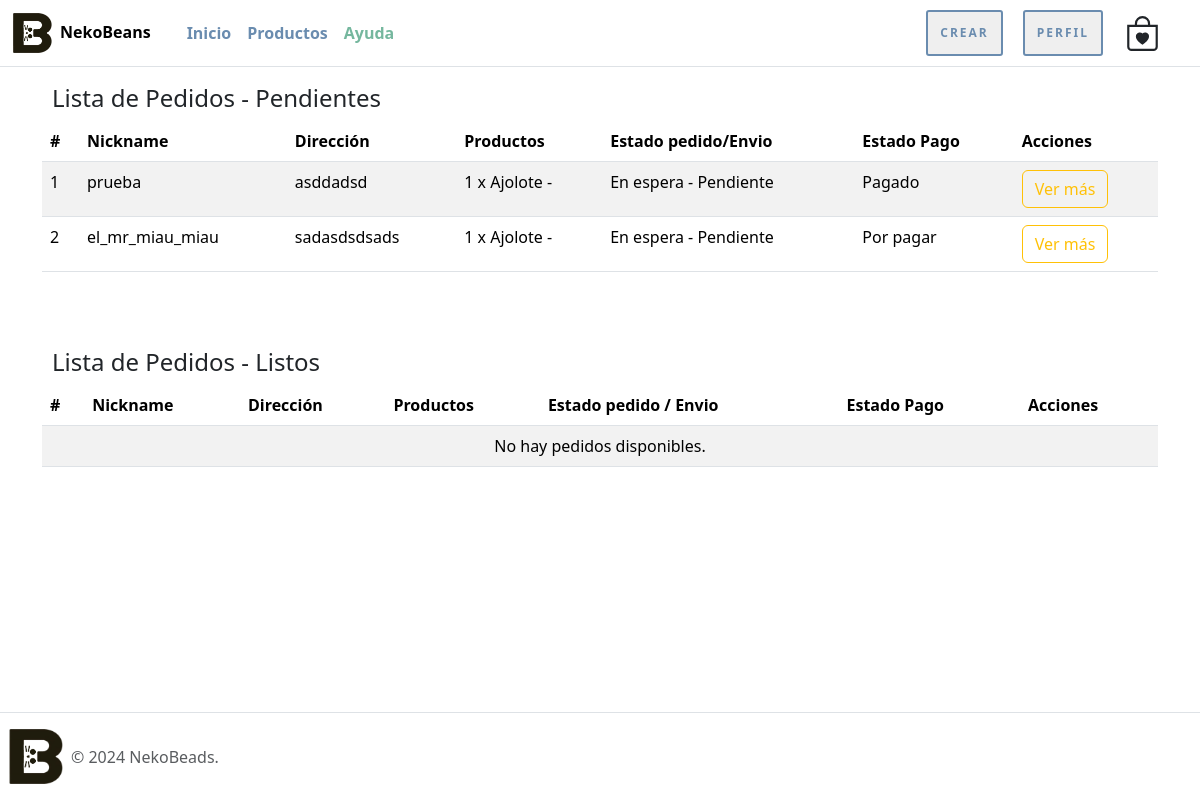
The page /pedidos/ (signed in) on the database its author committed.
### nekoBeansWeb/models.py (models this page shows, shortened)
class envio(models.Model):
    nickname = models.CharField(max_length=100)
    nombre = models.CharField(max_length=100)
    apellido_paterno = models.CharField(max_length=100)
    apellido_materno = models.CharField(max_length=100)
    telefono = models.CharField(max_length=20)
    email = models.EmailField()
    direccion = models.TextField()
    productos = models.TextField(default='No hay productos')  # Valor por defecto
    estado_pedido = models.IntegerField(choices=estado_pedido, default=1)
    forma_pago = models.IntegerField(choices=forma_pago, default=1)
    estado_pago = models.IntegerField(choices=estado_pago, default=1)
    entrega = models.IntegerField(choices=entrega, default=1)

### nekoBeansWeb/views.py (the view)
# urls.py: path('pedidos/', lista_pedidos, name='lista_pedidos'),
@permission_required('nekoBeansWeb.view_envio')
def lista_pedidos(request):
    pedidos_pendientes = envio.objects.exclude(estado_pedido=3, entrega=2)  # Filtra pedidos pendientes (estado < 3 y entrega 1)
    pedidos_listos = envio.objects.filter(estado_pedido=3, entrega=2)  # Filtra pedidos listos (estado 3 y entrega 2)
    context = {
        'pedidos_pendientes': pedidos_pendientes,
        'pedidos_listos': pedidos_listos,
    }
    return render(request, 'nekoBeansWeb/pedidos/pedidos.html', context)

### nekoBeansWeb/templates/nekoBeansWeb/pedidos/pedidos.html (shortened to what this page needs)
{% extends 'nekoBeansWeb/narvar_footer.html' %}
{% load static %}
{% block contenido %}
<div class="container mt-4">
    <div class="row">
        <div class="col-md-12">
            <h4 class="espacio-titulos">Lista de Pedidos - Pendientes</h4>
            <div class="table-responsive">
                <table class="table table-hover table-striped">
                    <thead class="thead-dark">
                        <tr>
                            <th scope="col">#</th>
                            <th scope="col">Nickname</th>
                            <th scope="col">Dirección</th>
                            <th scope="col">Productos</th>
                            <th scope="col">Estado pedido/Envio</th>
                            <th scope="col">Estado Pago</th>
                            <th scope="col">Acciones</th>
                        </tr>
                    </thead>
                    <tbody>
                        {% for pedido in pedidos_pendientes %}
                            <tr>
                                <td>{{ forloop.counter }}</td>
                                <td>{{ pedido.nickname }}</td>
                                <td>{{ pedido.direccion }}</td>
                                <td>{{ pedido.productos }}</td>
                                <td>{{ pedido.get_estado_pedido_display }} - {{ pedido.get_entrega_display }}</td>
                                <td>{{ pedido.get_estado_pago_display }}</td>
                                <td>
                                    <button type="button" class="btn btn-md btn-outline-warning abrir-modal"
                                        data-bs-toggle="modal" data-bs-target="#modal-tarjeta-pendiente-{{ pedido.id }}">
                                        Ver más
                                    </button>
                                </td>
                            </tr>
                        {% empty %}
                            <tr>
                                <td colspan="12" class="text-center">No hay pedidos disponibles.</td>
                            </tr>
                        {% endfor %}
                    </tbody>
                </table>
            </div>
        </div>
        <div class="col-md-12">
            <h4 class="espacio-titulos">Lista de Pedidos - Listos</h4>
            <div class="table-responsive">
                <table class="table table-hover table-striped">
                    <thead class="thead-dark">
                        <tr>
                            <th scope="col">#</th>
                            <th scope="col">Nickname</th>
                            <th scope="col">Dirección</th>
                            <th scope="col">Productos</th>
                            <th scope="col">Estado pedido / Envio</th>
                            <th scope="col">Estado Pago</th>
                            <th scope="col">Acciones</th>
                        </tr>
                    </thead>
                    <tbody>
                        {% for pedido in pedidos_listos %}
                            <tr>
                                <td>{{ forloop.counter }}</td>
                                <td>{{ pedido.nickname }}</td>
                                <td>{{ pedido.direccion }}</td>
                                <td>{{ pedido.productos }}</td>
                                <td>{{ pedido.get_estado_pedido_display }} - {{ pedido.get_entrega_display }}</td>
                                <td>{{ pedido.get_estado_pago_display }}</td>
                                <td>
                                    <button type="button" class="btn btn-md btn-outline-warning abrir-modal"
                                        data-bs-toggle="modal" data-bs-target="#modal-tarjeta-listo-{{ pedido.id }}">
                                        Ver más
                                    </button>
                                </td>
                            </tr>
                        {% empty %}
                            <tr>
                                <td colspan="12" class="text-center">No hay pedidos disponibles.</td>
                            </tr>
                        {% endfor %}
                    </tbody>
                </table>
            </div>
        </div>
    </div>
</div>
{% endblock %}

### nekoBeansWeb/static/nekoBeansWeb/css/stiloPag.css (style rules this page uses)
.espacio-titulos { max-width: 940px; padding: 60px 10px 0px; }

### rows shown on the page
envio: nickname "prueba", direccion "asddadsd", productos "1 x Ajolote -", estado_pedido "En espera", entrega "Pendiente", estado_pago "Pagado"
envio: nickname "el_mr_miau_miau", direccion "sadasdsdsads", productos "1 x Ajolote -", estado_pedido "En espera", entrega "Pendiente", estado_pago "Por pagar"
